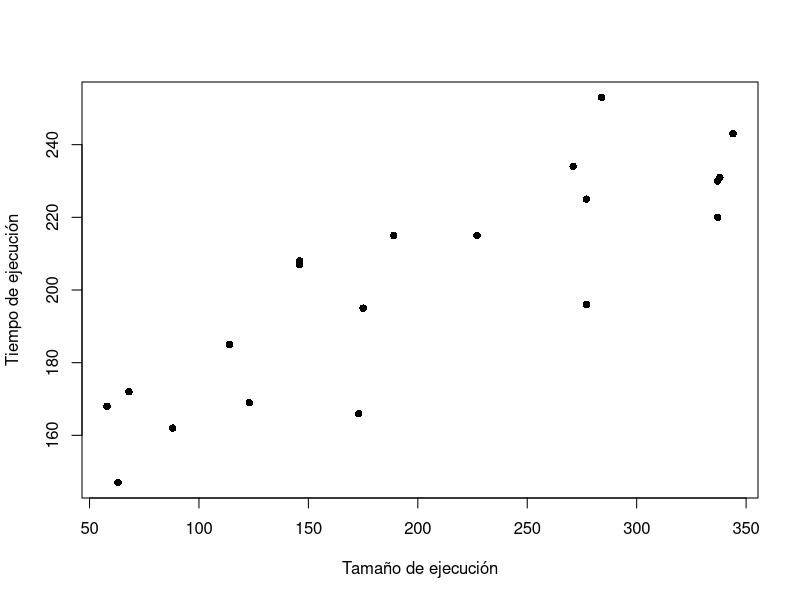
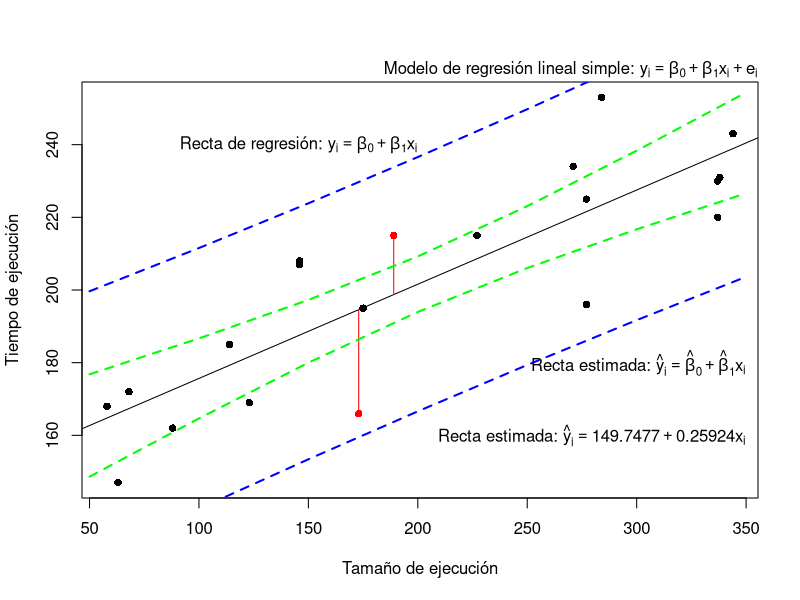
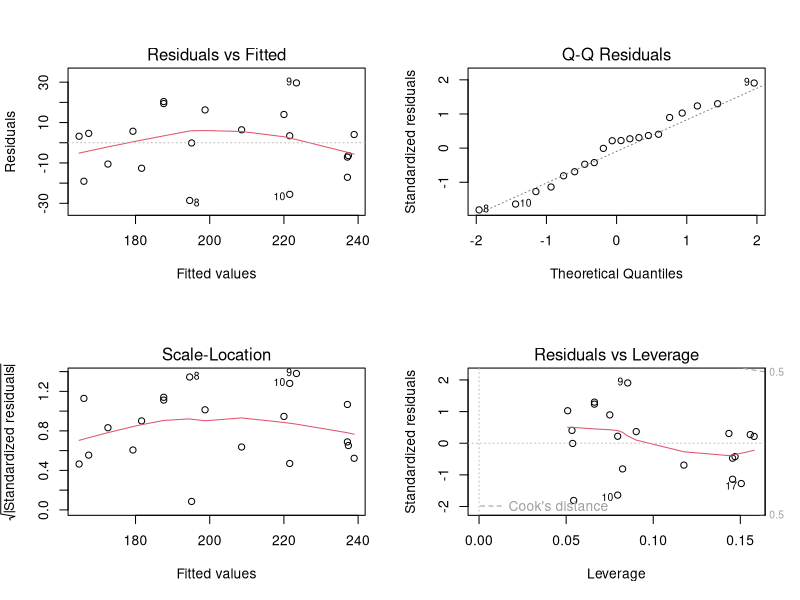

These charts were generated, in order, by the following R code:
# Ejemplo 1. Regresión Lineal Simple

# Primero hay que establecer el directorio de trabajo y este deberá contener 
# el archivo de datos production.txt

# Leemos nuestros datos con la función read.table

setwd("D:/0PERSONAL KITZYA/BEDU DATA ANALYSIS/SESION 5 - 26 MAYO")
production <- read.table("production.txt", header = TRUE)

# Los datos que importamos a R se encuentran como data frame con nombre 
# production. Aplicamos la función attach al data frame production para
# poder manipular las columnas mediante sus nombres

attach(production)
names(production)

production&Case
Case

# Hacemos el gráfico de dispersión
str(production)

plot(RunSize, RunTime, xlab = "Tamaño de ejecución", 
     ylab = "Tiempo de ejecución", pch = 16)

cor(RunSize, RunTime)
# Ajustamos un modelo de regresión lineal simple con la función lm, en donde
# la variable de respuesta es RunTime y la variable predictora es RunSize. 
# Guardamos nuestro modelo ajustado con el nombre de m1

m1 <- lm(RunTime~RunSize)

# Obtenemos un resumen de nuestro modelo ajustado mediante la función `summary`

summary(m1)

# Graficamos nuestros datos nuevamente, pero ahora con la recta de regresión
# ajustada

plot(RunSize, RunTime, xlab = "Tamaño de ejecución", 
     ylab = "Tiempo de ejecución", pch = 16)
abline(lsfit(RunSize, RunTime)) # Trazamos la recta de regresión estimada
mtext(expression(paste('Modelo de regresión lineal simple:',
                       ' ',
                       y[i] == beta[0] + beta[1]*x[i] + e[i])),
      side = 3, adj=1, font = 2)

# Recta de regresión poblacional

text(x = 200, y = 240, expression(paste('Recta de regresión:',
                                        ' ',
                                        y[i] == beta[0] + beta[1]*x[i])),
     adj = 1, font = 2)


# Recta de regresión estimada

text(x = 350, y = 180, expression(paste('Recta estimada:',
                                        ' ',
                                        hat(y)[i] == hat(beta)[0] + hat(beta)[1]*x[i])),
     adj = 1, font = 2)

# Recta de regresión estimada

text(x = 350, y = 160, expression(paste('Recta estimada:',
                                        ' ',
                                        hat(y)[i] == 149.74770 + 0.25924*x[i])),
     adj = 1, font = 2)

summary(m1)

# Residuales

points(189, 215, pch=16, col = "red") # Punto muestral
149.74770 + 0.25924 * 189 # Valor y sobre la recta estimada
lines(c(189, 189), c(198.7441, 215), col = "red")

points(173, 166, pch=16, col = "red") # Punto muestral
149.74770 + 0.25924 * 173 # Valor y sobre la recta estimada
lines(c(173, 173), c(166, 194.5962), col = "red")

# Acontinuación encontramos el cuantil de orden 0.975 de la distribución
# t de Student con 18 (n - 2) grados de libertad. En total tenemos n = 20 
# observaciones en nuestro conjunto de datos. Estamos encontrando el valor 
# que satisface P(T > tval) = 0.025

tval <- qt(1-0.05/2, 18)
tval

# Comprobamos

pt(tval, df = 18)

# Encontramos intervalos de confianza del 95% para el intercepto y la pendiente
# del modelo de regresión lineal simple

round(confint(m1, level = 0.95), 3)

# Ahora encontramos intervalos de confianza del 95% para la recta de regresión
# poblacional en algunos valores de X (RunSize)

RunSize0 <- c(50,100,150,200,250,300,350) # Algunos posibles valores de RunSize

(conf <- predict(m1, newdata = 
                   data.frame(RunSize = RunSize0), 
                 interval = "confidence", level = 0.95))

# Podemos visualizar gráficamente estos intervalos de confianza

lines(RunSize0, conf[, 2], lty = 2, lwd = 2, col = "green") # límites inferiores
lines(RunSize0, conf[, 3], lty = 2, lwd = 2, col = "green") # límites superiores

# También podemos encontrar intervalos de predicción del 95% para el valor
# real de la variable de respuesta Y (RunTime) en algunos valores de X (RunSize)

(pred <- predict(m1, newdata = 
                   data.frame(RunSize = RunSize0), 
                 interval = "prediction", level = 0.95))

# Podemos visualizar gráficamente estos intervalos de predicción

lines(RunSize0, pred[, 2], lty = 2, lwd = 2, col = "blue") # límites inferiores
lines(RunSize0, pred[, 3], lty = 2, lwd = 2, col = "blue") # límites superiores


# Note como los intervalos de confianza están contenidos dentro de los
# intervalos de predicción correspondientes

# También es posible llevar a cabo un análisis de varianza para decidir si 
# existe asociación lineal entre RunSize y RunTime

anova(m1)

# Gráfico de diagnóstico de R

# Cuando usamos un modelo de regresión, hacemos una serie de suposiciones. 
# Entonces debemos hacer diagnósticos de regresión para verificar las
# supocisiones.

par(mfrow = c(2, 2))
plot(m1)
dev.off()

# Inspirado en:

# [S.J. Sheather, A Modern Approach to Regression with R, DOI: 10.1007/978-0-387-09608-7_2, © Springer Science + Business Media LLC 2009](https://gattonweb.uky.edu/sheather/book/index.php)



